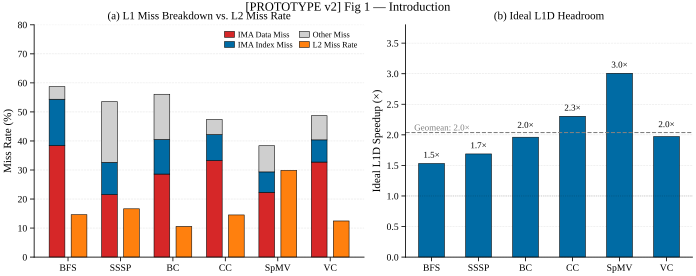

Python code for this plot:
#!/usr/bin/env python3
"""[PROTOTYPE v2] Fig 1: L1/L2 Cache + IMA Breakdown & Ideal L1D Speedup
双子图 — sym-only, geomean, no scatter.
"""
import csv
import sys
from collections import defaultdict
from pathlib import Path
import numpy as np

_REPO = Path(__file__).resolve().parents[3]
sys.path.insert(0, str(_REPO / "ima_plan/07_paper_outline/plot_style"))
from plot_util import apply_style, save_fig, CB10, COLORS_IMA_ROLE

import matplotlib.pyplot as plt
from matplotlib.patches import Patch

apply_style()

# ── Constants ───────────────────────────────────────────────────────────
DATA_CSV = _REPO / "ima_plan/07_paper_outline/resource_blocks/data/cache_ima_breakdown.csv"
OUT_DIR = Path(__file__).resolve().parent

ALGO_ORDER = ["BFS", "SSSP", "BC", "CC", "SpMV", "VC"]
ALGO_MAP = {"bfs": "BFS", "sssp": "SSSP", "bc": "BC",
            "cc": "CC", "spmv": "SpMV", "vc": "VC"}

COL_DATA  = COLORS_IMA_ROLE["data_load"]
COL_INDEX = COLORS_IMA_ROLE["index_load"]
COL_OTHER = "#CFCFCF"
COL_L2    = CB10[1]           # orange — distinct from red/blue/gray

# ── Ideal L1D data (experiment_results.md, sym variants only) ───────────
IDEAL_DATA = {
    "BFS":  [1.76, 1.41, 1.49, 1.50, 1.52],   # cit, web, flickr, road, socLJ
    "SSSP": [2.46, 1.46, 1.59, 1.42],           # cit, web, flickr, road
    "BC":   [3.04, 1.78, 1.72, 1.59],           # cit, web, flickr, road
    "CC":   [2.23, 3.29, 2.82, 1.36],           # cit, web, flickr, road
    "SpMV": [2.29, 3.56, 3.20, 2.36, 3.99],    # cit, web, flickr, road, socLJ
    "VC":   [2.03, 2.70, 1.40],                 # cit, web, road
}


def load_cache_data_sym_only(csv_path):
    """Load CSV, keep only sym variants."""
    by_algo = defaultdict(list)
    with open(csv_path) as f:
        for row in csv.DictReader(f):
            if "_sym" not in row["dataset"]:
                continue
            algo = ALGO_MAP.get(row["algorithm"])
            if algo is None:
                continue
            l1_miss = float(row["l1_miss_rate"])
            l2_miss = float(row["l2_miss_rate"])
            l1_total = int(row["l1_total_misses"])
            idx_miss = int(row["ima_index_misses"])
            dat_miss = int(row["ima_data_misses"])
            other_miss = l1_total - idx_miss - dat_miss

            ima_data_rate = dat_miss / l1_total * l1_miss if l1_total else 0
            ima_index_rate = idx_miss / l1_total * l1_miss if l1_total else 0
            other_rate = max(0, other_miss) / l1_total * l1_miss if l1_total else 0

            by_algo[algo].append({
                "l1_miss": l1_miss, "l2_miss": l2_miss,
                "ima_data_rate": ima_data_rate,
                "ima_index_rate": ima_index_rate,
                "other_rate": other_rate,
            })
    return by_algo


def geomean(vals):
    return np.exp(np.mean(np.log(vals)))


def main():
    by_algo = load_cache_data_sym_only(DATA_CSV)
    algos = [a for a in ALGO_ORDER if a in by_algo]

    # ── Compute medians for subplot (a) ─────────────────────────────────
    med_data = []
    for algo in algos:
        pts = by_algo[algo]
        med_data.append({
            "ima_data":  np.median([p["ima_data_rate"] for p in pts]) * 100,
            "ima_index": np.median([p["ima_index_rate"] for p in pts]) * 100,
            "other":     np.median([p["other_rate"] for p in pts]) * 100,
            "l2_miss":   np.median([p["l2_miss"] for p in pts]) * 100,
        })

    # ── Compute per-algo geomean for subplot (b) ───────────────────────
    ideal_gm = []
    for algo in algos:
        vals = IDEAL_DATA.get(algo, [])
        ideal_gm.append(geomean(vals) if vals else 0)

    # Overall geomean across all sym workloads
    all_vals = [v for algo in ALGO_ORDER for v in IDEAL_DATA.get(algo, [])]
    overall_gm = geomean(all_vals)

    # ── Figure: dual subplot ────────────────────────────────────────────
    fig, (ax1, ax2) = plt.subplots(1, 2, figsize=(7.0, 2.7),
                                    gridspec_kw={"width_ratios": [1.15, 1]},
                                    constrained_layout=True)

    x = np.arange(len(algos))

    # ── Subplot (a): L1 Miss Breakdown + L2 Miss Rate ──────────────────
    bar_w = 0.30
    gap = 0.12

    ima_d = [m["ima_data"] for m in med_data]
    ima_i = [m["ima_index"] for m in med_data]
    other = [m["other"] for m in med_data]
    l2_m  = [m["l2_miss"] for m in med_data]

    x_l1 = x - gap/2 - bar_w/2
    x_l2 = x + gap/2 + bar_w/2

    # Stacked L1 bars
    ax1.bar(x_l1, ima_d, bar_w, color=COL_DATA, edgecolor="black", linewidth=0.4,
            label="IMA Data Miss")
    ax1.bar(x_l1, ima_i, bar_w, bottom=ima_d, color=COL_INDEX,
            edgecolor="black", linewidth=0.4, label="IMA Index Miss")
    ax1.bar(x_l1, other, bar_w,
            bottom=[d+i for d,i in zip(ima_d, ima_i)], color=COL_OTHER,
            edgecolor="black", linewidth=0.4, label="Other Miss")

    # L2 miss rate bars
    ax1.bar(x_l2, l2_m, bar_w, color=COL_L2, edgecolor="black",
            linewidth=0.4, label="L2 Miss Rate")

    ax1.set_ylabel("Miss Rate (%)")
    ax1.set_xticks(x)
    ax1.set_xticklabels(algos)
    ax1.set_ylim(0, 80)
    ax1.legend(fontsize=6, loc="upper right", ncol=2,
               handlelength=1.2, handletextpad=0.4, columnspacing=0.8)
    ax1.set_title("(a) L1 Miss Breakdown vs. L2 Miss Rate", fontsize=8, pad=4)

    # ── Subplot (b): Ideal L1D Speedup (geomean per algo) ──────────────
    bars = ax2.bar(x, ideal_gm, 0.55, color=CB10[0], edgecolor="black", linewidth=0.4)

    # Overall geomean line
    ax2.axhline(y=overall_gm, color="gray", linestyle="--", linewidth=0.8)
    # Place geomean label at left to avoid overlap with bar labels
    ax2.annotate(f"Geomean: {overall_gm:.1f}×",
                 xy=(0.03, overall_gm), xycoords=("axes fraction", "data"),
                 fontsize=6.5, va="bottom", ha="left", color="gray")

    # 1.0× baseline
    ax2.axhline(y=1.0, color="black", linestyle=":", linewidth=0.5, alpha=0.3)

    # Bar value labels — offset those near geomean line to avoid overlap
    for i, v in enumerate(ideal_gm):
        offset = 0.06
        # Push label higher if it would overlap with geomean line annotation
        if abs(v - overall_gm) < 0.15:
            offset = 0.12
        ax2.text(i, v + offset, f"{v:.1f}×", ha="center", va="bottom", fontsize=6.5)

    ax2.set_ylabel("Ideal L1D Speedup (×)")
    ax2.set_xticks(x)
    ax2.set_xticklabels(algos)
    ax2.set_ylim(0, 3.8)
    ax2.set_title("(b) Ideal L1D Headroom", fontsize=8, pad=4)

    # ── Save ────────────────────────────────────────────────────────────
    fig.suptitle("[PROTOTYPE v2] Fig 1 — Introduction", fontsize=9, y=1.02)
    save_fig(fig, "_prototype_fig1", OUT_DIR)
    plt.close(fig)

    # ── Print summary stats for paper text ──────────────────────────────
    print(f"Saved to {OUT_DIR}/_prototype_fig1.pdf + .svg\n")
    print("=== Per-algo medians (sym-only, for §1 text) ===")
    for i, algo in enumerate(algos):
        l1_total = med_data[i]["ima_data"] + med_data[i]["ima_index"] + med_data[i]["other"]
        ima_pct = (med_data[i]["ima_data"] + med_data[i]["ima_index"]) / l1_total * 100 if l1_total else 0
        print(f"  {algo:5s}: L1 miss={l1_total:5.1f}%  L2 miss={med_data[i]['l2_miss']:5.1f}%  "
              f"IMA share={ima_pct:5.1f}%  Ideal={ideal_gm[i]:.2f}×")
    print(f"\n  L1 miss range: {min(m['ima_data']+m['ima_index']+m['other'] for m in med_data):.0f}"
          f"–{max(m['ima_data']+m['ima_index']+m['other'] for m in med_data):.0f}%")
    all_l2 = [m["l2_miss"] for m in med_data]
    print(f"  L2 miss range: {min(all_l2):.0f}–{max(all_l2):.0f}%  →  L2 hit: {100-max(all_l2):.0f}–{100-min(all_l2):.0f}%")
    all_ima = [(m["ima_data"]+m["ima_index"])/(m["ima_data"]+m["ima_index"]+m["other"])*100
               for m in med_data if (m["ima_data"]+m["ima_index"]+m["other"]) > 0]
    print(f"  IMA share range: {min(all_ima):.0f}–{max(all_ima):.0f}%")
    print(f"  Ideal L1D overall geomean: {overall_gm:.2f}× (n={len(all_vals)} sym workloads)")
    print(f"  Ideal L1D range: {min(all_vals):.1f}×–{max(all_vals):.1f}×")


if __name__ == "__main__":
    main()
